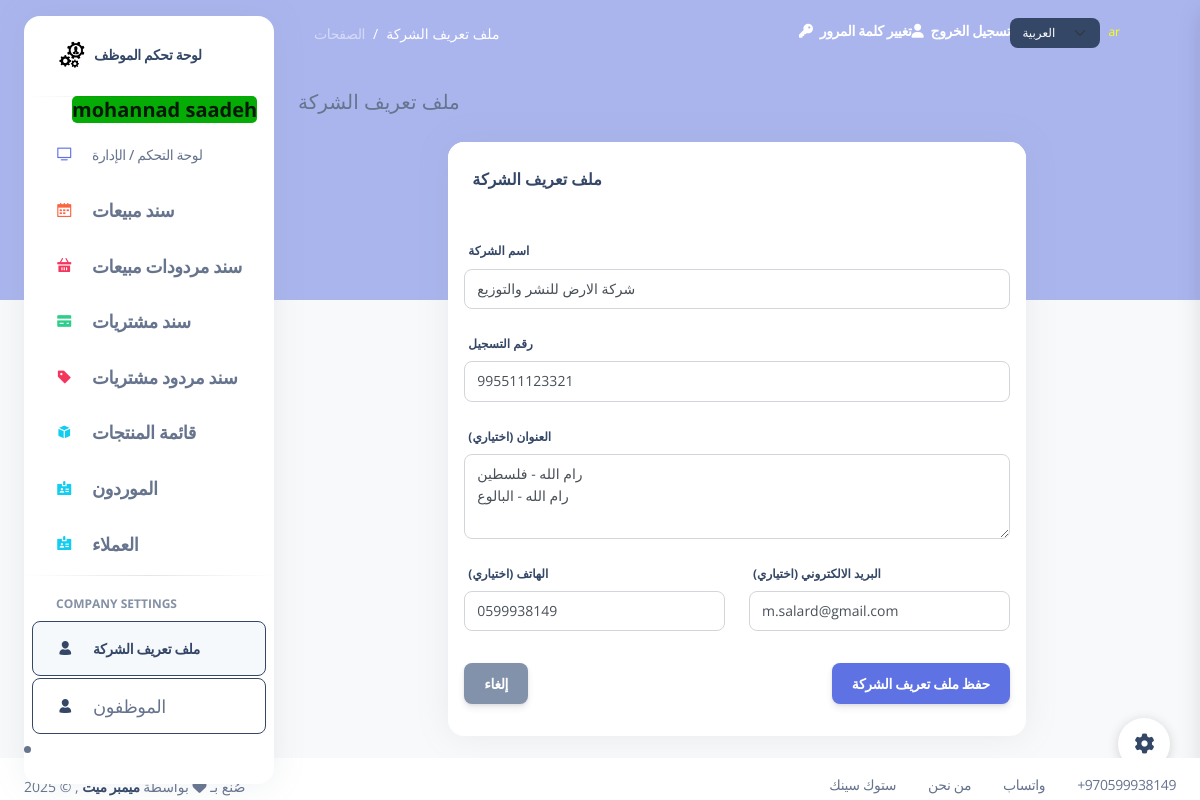
Page /company_profile (signed in) on the earlier database version.
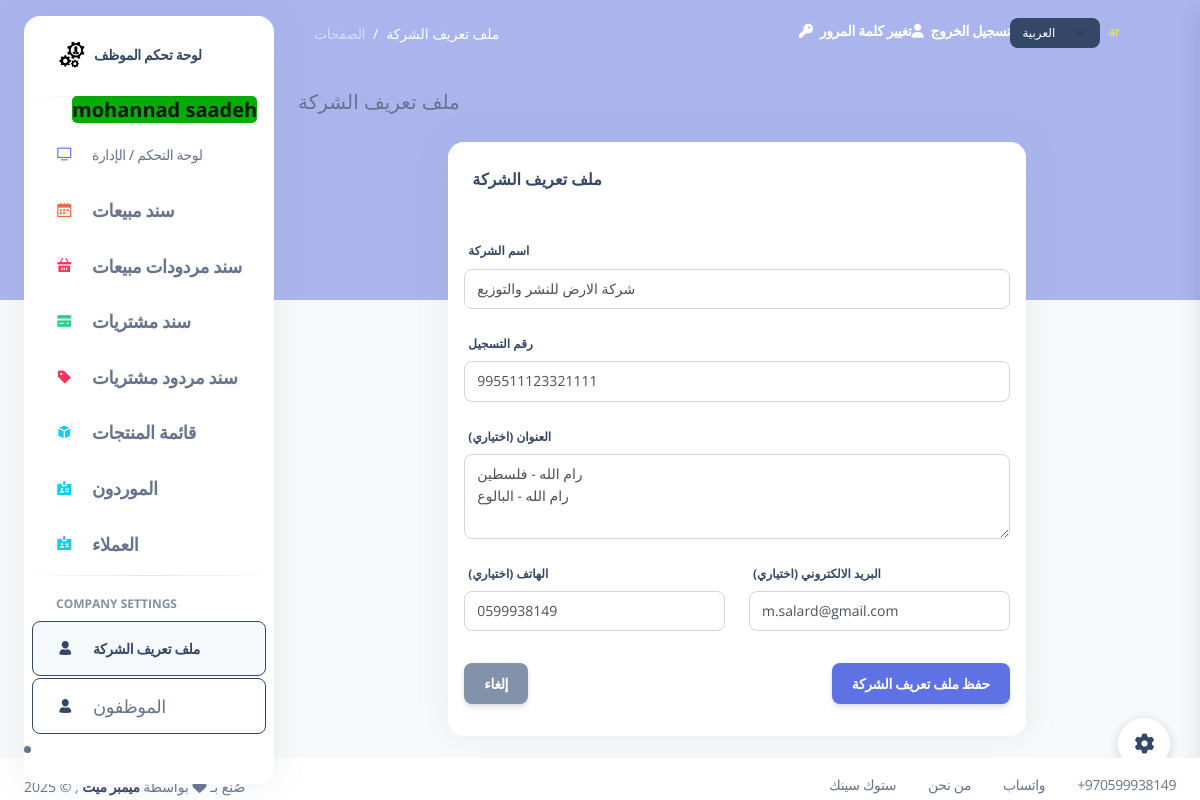
Same page on the later database version.
### my_app/models.py (models this page shows, shortened)
class Employee(models.Model):
    first_name = models.CharField(max_length=255)
    last_name = models.CharField(max_length=255)
    email = models.EmailField(max_length=255)
    DOB = models.DateField()
    password = models.CharField(max_length=255)
    confirm_password = models.CharField(max_length=255)
    is_active = models.BooleanField(default=False)
    created_at = models.DateTimeField(auto_now_add=True)
    updated_at = models.DateTimeField(auto_now=True)
    objects = EmployeeManager()

class CompanyProfile(models.Model):
    company_name = models.CharField(max_length=255)
    registration_number = models.CharField(max_length=128, blank=True, null=True)
    address = models.TextField(blank=True, null=True)
    phone = models.CharField(max_length=32, blank=True, null=True)
    email = models.EmailField(max_length=255, blank=True, null=True)
    created_at = models.DateTimeField(auto_now_add=True)
    updated_at = models.DateTimeField(auto_now=True)

### my_app/views.py (the view, shortened to what this page needs)
# urls.py: path('company_profile', views.display_company_profile),
def display_company_profile(request):
    if 'employee_id' not in request.session:
        return redirect('/index')
    company = models.get_company_profile()
    context = {
        'company': company,
        'employee': models.get_employee_by_id(request.session['employee_id'])
    }
    return render(request, 'company_profile.html', context)

### my_app/models.py (called while the page is built)
def get_company_profile():
    try:
        return CompanyProfile.objects.all().first()
    except Exception:
        return None

def get_employee_by_id(id):
    return Employee.objects.get(id=id)

### my_app/templates/company_profile.html (shortened to what this page needs)
{% extends 'layouts/base.html' %}
{% load i18n %}
{% block content %}
{% block page_name %}{% trans "Company Profile" %}{% endblock %}
<div class="row justify-content-center">
  <div class="col-md-8">
    <div class="card mt-4">
      <div class="card-header">
        <h6 class="mb-0">{% trans "Company Profile" %}</h6>
      </div>
      <div class="card-body">
        <form method="post" action="/company_profile">
          <div class="mb-3">
            <label class="form-label">{% trans "Company Name" %}</label>
            <input type="text" name="company_name" class="form-control" value="{{ company.company_name|default_if_none:'' }}" required />
          </div>
          <div class="mb-3">
            <label class="form-label">{% trans "Registration Number" %}</label>
            <input type="text" name="registration_number" class="form-control" value="{{ company.registration_number|default_if_none:'' }}" />
          </div>
          <div class="mb-3">
            <label class="form-label">{% trans "Address (optional)" %}</label>
            <textarea name="address" class="form-control" rows="3">{{ company.address|default_if_none:'' }}</textarea>
          </div>
          <div class="row">
            <div class="col-md-6 mb-3">
              <label class="form-label">{% trans "Phone (optional)" %}</label>
              <input type="text" name="phone" class="form-control" value="{{ company.phone|default_if_none:'' }}" />
            </div>
            <div class="col-md-6 mb-3">
              <label class="form-label">{% trans "Email (optional)" %}</label>
              <input type="email" name="email" class="form-control" value="{{ company.email|default_if_none:'' }}" />
            </div>
          </div>
          <div class="d-flex justify-content-between mt-3">
            <a href="/index" class="btn btn-secondary">{% trans "Cancel" %}</a>
            <button type="submit" class="btn btn-primary">{% trans "Save Company Profile" %}</button>
          </div>
        </form>
      </div>
    </div>
  </div>
</div>
{% endblock content %}

### my_app/templates/layouts/base.html (shortened to what this page needs)
<!DOCTYPE html>
<html lang="en">
{% load static %}
{% load i18n %}
<head>
        <link href="https://cdnjs.cloudflare.com/ajax/libs/font-awesome/6.5.1/css/all.min.css" rel="stylesheet" />
    <link href="{% static 'css/nucleo-icons.css'%}" rel="stylesheet" />
    <link href="{% static 'css/nucleo-svg.css'%}" rel="stylesheet" />
    <link href="https://cdnjs.cloudflare.com/ajax/libs/font-awesome/6.5.1/css/all.min.css" rel="stylesheet" />
    <link href="{% static 'css/nucleo-svg.css'%}" rel="stylesheet" />
    <link id="pagestyle" href="{% static 'css/argon-dashboard.css' %}" rel="stylesheet" />
    <nonscript><link rel="stylesheet" href="{% static 'css/argon-dashboard.css' %}"></nonscript>
    <link rel="stylesheet" href="{% static 'css/style.css' %}">
    </head>
    <body class="g-sidenav-show   bg-gray-100">
        {% include 'includes/aside.html' %}
        <main class="main-content position-relative border-radius-lg ">
            <nav class="navbar navbar-main navbar-expand-lg px-0 mx-4 shadow-none border-radius-xl " id="navbarBlur" data-scroll="false">
                <div class="container-fluid py-1 px-3">
                    <nav aria-label="breadcrumb">
                    <ol class="breadcrumb bg-transparent mb-0 pb-0 pt-1 px-0 me-sm-6 me-5">
                        <li class="breadcrumb-item text-sm"><a class="opacity-5 text-white" href="javascript:;">{% trans "Pages" %}</a></li>
                        <li class="breadcrumb-item text-sm text-white active" aria-current="page"> {% block page_name %}{% endblock %}</li>
                    </ol>
                    </nav>
                        {% include 'includes/navigation_main.html' %}
                </div>
            </nav>
            <div class="container-fluid py-4">
                {% block content %}{% endblock content %}
            </div>
        </main>
        {% include 'includes/fixed-plugin.html' %}
                {% include 'includes/footer.html' %}
</body>
</html>

### my_app/templates/includes/aside.html (shortened to what this page needs)
{% load static %}
{% load i18n %}
<aside class="sidenav bg-white navbar navbar-vertical navbar-expand-xs border-0 border-radius-xl my-3 fixed-start ms-4 " id="sidenav-main">
    <div class="sidenav-header">
        <a class="navbar-brand m-0" target="_blank">
        <img src="{% static 'img/logo.PNG' %}" class="navbar-brand-img h-100" alt="main_logo">
    <span class="ms-1 font-weight-bold">{% trans "Employee Dashboard" %}</span>
        </a>
        <hr class="horizontal dark mt-0">
    </div>
            <span class="nav-link-text ms-5">
                <b class="message_success" >{{employee.first_name}} {{employee.last_name}}</b>
            </span>
                <div id="sidenav-scrollbar">
        <ul class="navbar-nav">
        <li class="nav-item {% if request.path == '/index'   %} bg-gradient-success {% endif %}">
            <a class="nav-link " href="/index">
            <div class="icon icon-shape icon-sm border-radius-md text-center me-2 d-flex align-items-center justify-content-center">
                <i class="ni ni-tv-2 text-primary text-sm opacity-10"></i>
            </div>
            <span class="nav-link-text ms-1">{% trans "Dashboard / Manage" %}</span>
            </a>
        </li>
        <li class="nav-item {% if request.path == '/sales' or 'view_sale_order' in request.path %} bg-gradient-success {% endif %}">
            <a class="nav-link " href="/sales">
            <div class="icon icon-shape icon-sm border-radius-md text-center me-2 d-flex align-items-center justify-content-center">
                <i class="ni ni-calendar-grid-58 text-warning text-sm opacity-10"></i>
            </div>
            <span class="nav-link-text ms-1" style="font-size:18px !important;"> <strong>{% trans "Sales Orders" %}</strong></span>
            </a>
        </li>
                <li class="nav-item {% if request.path == '/return_sales' or 'view_return_sale' in request.path  %} bg-gradient-success {% endif %}">
            <a class="nav-link " href="/return_sales">
            <div class="icon icon-shape icon-sm border-radius-md text-center me-2 d-flex align-items-center justify-content-center">
                <i class="ni ni-basket text-danger text-sm opacity-10"></i>
            </div>
            <span class="nav-link-text ms-1" style="font-size:18px !important;"><strong>{% trans "Return Sales" %}</strong></span>
            </a>
        </li>
        <li class="nav-item {% if request.path == '/purchases' or 'view_purchase_invoice' in request.path  %} bg-gradient-success {% endif %}">
            <a class="nav-link " href="/purchases">
            <div class="icon icon-shape icon-sm border-radius-md text-center me-2 d-flex align-items-center justify-content-center">
                <i class="ni ni-credit-card text-success text-sm opacity-10"></i>
            </div>
            <span class="nav-link-text ms-1" style="font-size:18px !important;"><strong>{% trans "Purchase Invoices" %}</strong></span>
            </a>
        </li>
        <li class="nav-item {% if request.path == '/return_purchases' or 'view_return_invoice' in request.path  %} bg-gradient-success {% endif %}">
            <a class="nav-link " href="/return_purchases">
            <div class="icon icon-shape icon-sm border-radius-md text-center me-2 d-flex align-items-center justify-content-center">
                <i class="ni ni-tag text-danger text-sm opacity-10"></i>
            </div>
            <span class="nav-link-text ms-1" style="font-size:18px !important;"><strong>{% trans "Return Purchases" %}</strong></span>
            </a>
        </li>
        <li class="nav-item {% if request.path == '/products/' or 'products' in request.path %} bg-gradient-success {% endif %}">
            <a class="nav-link " href="/products">
            <div class="icon icon-shape icon-sm border-radius-md text-center me-2 d-flex align-items-center justify-content-center">
                <i class="ni ni-app text-info text-sm opacity-10"></i>
            </div>
            <span class="nav-link-text ms-1" style="font-size:18px !important;"> <strong>{% trans "Product List" %}</strong></span>
            </a>
        </li>
        <li class="nav-item {% if request.path == '/suppliers' %} bg-gradient-success {% endif %}">
            <a class="nav-link " href="/suppliers">
            <div class="icon icon-shape icon-sm border-radius-md text-center me-2 d-flex align-items-center justify-content-center">
                <i class="ni ni-badge text-info text-sm opacity-10"></i>
            </div>
            <span class="nav-link-text ms-1" style="font-size:18px !important;"> <strong>{% trans "Suppliers" %}</strong></span>
            </a>
        </li>
        <li class="nav-item {% if request.path == '/customers' %} bg-gradient-success {% endif %}">
            <a class="nav-link " href="/customers">
            <div class="icon icon-shape icon-sm border-radius-md text-center me-2 d-flex align-items-center justify-content-center">
                <i class="ni ni-badge text-info text-sm opacity-10"></i>
            </div>
            <span class="nav-link-text ms-1" style="font-size:18px !important;"> <strong>{% trans "Customers" %}</strong></span>
            </a>
        </li>
        <hr class="horizontal dark my-1">
         <li class="nav-item mt-3">
            <h6 class="ps-4 ms-2 text-uppercase text-xs font-weight-bolder opacity-6">{% trans "Company Settings" %}</h6>
        </li>
        <li class="nav-item">
            <a class="nav-link btn btn-outline-dark {% if request.path == '/company_profile'   %} active me-2 {% endif %} " href="/company_profile">
            <div class="icon icon-shape icon-sm border-radius-md text-center me-2 d-flex align-items-center justify-content-center">
                <i class="ni ni-single-02 text-dark text-sm opacity-10"></i>
            </div>
            <span class="nav-link-text ms-1">{% trans "Company Profile" %}</span>
            </a>
        </li>
        <li class="nav-item">
            <a class="nav-link btn btn-outline-dark  {% if request.path == '/employees'   %} active me-2 {% endif %}" href="/employees">
            <div class="icon icon-shape icon-sm border-radius-md text-center me-2 d-flex align-items-center justify-content-center">
                <i class="ni ni-single-02 text-dark text-sm opacity-10"></i>
            </div>
            <span class="nav-link-text ms-1" style="font-size:18px !important;">{% trans "Employees" %}</span>
            </a>
        </li>
            </ul>
            </div>
        <li class="nav-item {% if request.path == '/employee_reports'   %} bg-gradient-success {% endif %}">
            <a class="nav-link " href="/employee_reports">
            <div class="icon icon-shape icon-sm border-radius-md text-center me-2 d-flex align-items-center justify-content-center">
                <i class="ni ni-single-copy-04 text-warning text-sm opacity-10"></i>
            </div>
            </a>
        </li>
</aside>

### my_app/templates/includes/navigation_main.html (shortened to what this page needs)
{% load i18n %}
{% get_current_language as LANGUAGE_CODE %}
        <div class="collapse navbar-collapse mt-sm-0 mt-2 me-md-0 me-sm-4" id="navbar">
            <ul class="navbar-nav  justify-content-end">
            <li class="nav-item d-flex align-items-center">
                <a href="/change_password" class="nav-link text-white font-weight-bold px-0">
                <i class="fa fa-key me-sm-1"></i>
                    <span class="d-sm-inline d-none">{% trans "Change Password" %}</span>
                </a>
            </li>
            <li class="nav-item d-flex align-items-center">
                <a href="/emp_logout" class="nav-link text-white font-weight-bold px-0">
                <i class="fa fa-user me-sm-1"></i>
                    <span class="d-sm-inline d-none">{% trans "Logout" %}</span>
                </a>
            </li>
            <li class="nav-item d-flex align-items-center">
                <form action="{% url 'set_language' %}" method="post" style="margin-bottom:0;">
                        <select name="language" class="form-select form-select-sm bg-dark text-white border-0" style="width:auto;display:inline-block;min-width:90px;" onchange="this.form.submit(); setTimeout(function(){ location.reload(); }, 300);">
                            <option value="ar" {% if LANGUAGE_CODE|slice:":2" == "ar" %}selected{% endif %}>{% trans "العربية" %}</option>
                        </select>
                    </form>
                    <span style="color:yellow; font-size:12px; margin-left:8px;">{{ LANGUAGE_CODE }}</span>
            </li>
            <li class="nav-item px-3 d-flex align-items-center">
            </li>
            <li class="nav-item dropdown pe-2 d-flex align-items-center">
                </ul>
        </div>

### my_app/templates/includes/fixed-plugin.html (shortened to what this page needs)
{% load i18n %}
<div class="fixed-plugin">
<a class="fixed-plugin-button text-dark position-fixed px-3 py-2">
    <i class="fa fa-cog py-2"> </i>
</a>
</div>

### my_app/templates/includes/scripts.html (shortened to what this page needs)
{% load static %}
{% load i18n %}

### my_app/templates/includes/footer.html (shortened to what this page needs)
{% load i18n %}
<footer class="footer pt-3 bg-white fixed-bottom">
<div class="container-fluid">
    <div class="row align-items-center justify-content-lg-between">
    <div class="col-lg-6 mb-lg-0 mb-4">
        <div class="copyright text-center text-sm text-muted text-lg-start ">
            <span id="year"></span>
        © ,
    {% trans "made with" %} <i class="fa fa-heart"></i> {% trans "by" %}
    <a href="http://www.membrmate.com" class="font-weight-bold" target="_blank">{% trans "Member Mate" %}</a>
        </div>
    </div>
    <div class="col-lg-6">
        <ul class="nav nav-footer justify-content-center justify-content-lg-end">
        <li class="nav-item">
            <a class="nav-link text-muted" target="_blank">{% trans "StockSync" %}</a>
        </li>
        <li class="nav-item">
            <a href="/about_us" class="nav-link text-muted" target="_blank">{% trans "About Us" %}</a>
        </li>
        <li class="nav-item">
            <a class="nav-link text-muted" target="_blank">{% trans "WhatsApp" %}</a>
        </li>
        <li class="nav-item">
            <a class="nav-link pe-0 text-muted" target="_blank"> +970599938149</a>
        </li>
        </ul>
    </div>
    </div>
</div>
</footer>

### static/css/nucleo-svg.css (style rules this page uses)
.icon { display: inline-block; color: #111111; height: 1em; width: 1em; }
.icon-sm { height: 0.8em; width: 0.8em; }
.icon { fill: currentColor; stroke: none; }

### static/css/style.css (style rules this page uses)
.message_success { background-color: rgb(5, 172, 5); color: rgb(8, 24, 8); border-radius: 5px; }

Differences in the rows shown:
changed CompanyProfile "شركة الارض للنشر والتوزيع": registration_number "995511123321" → "995511123321111"
